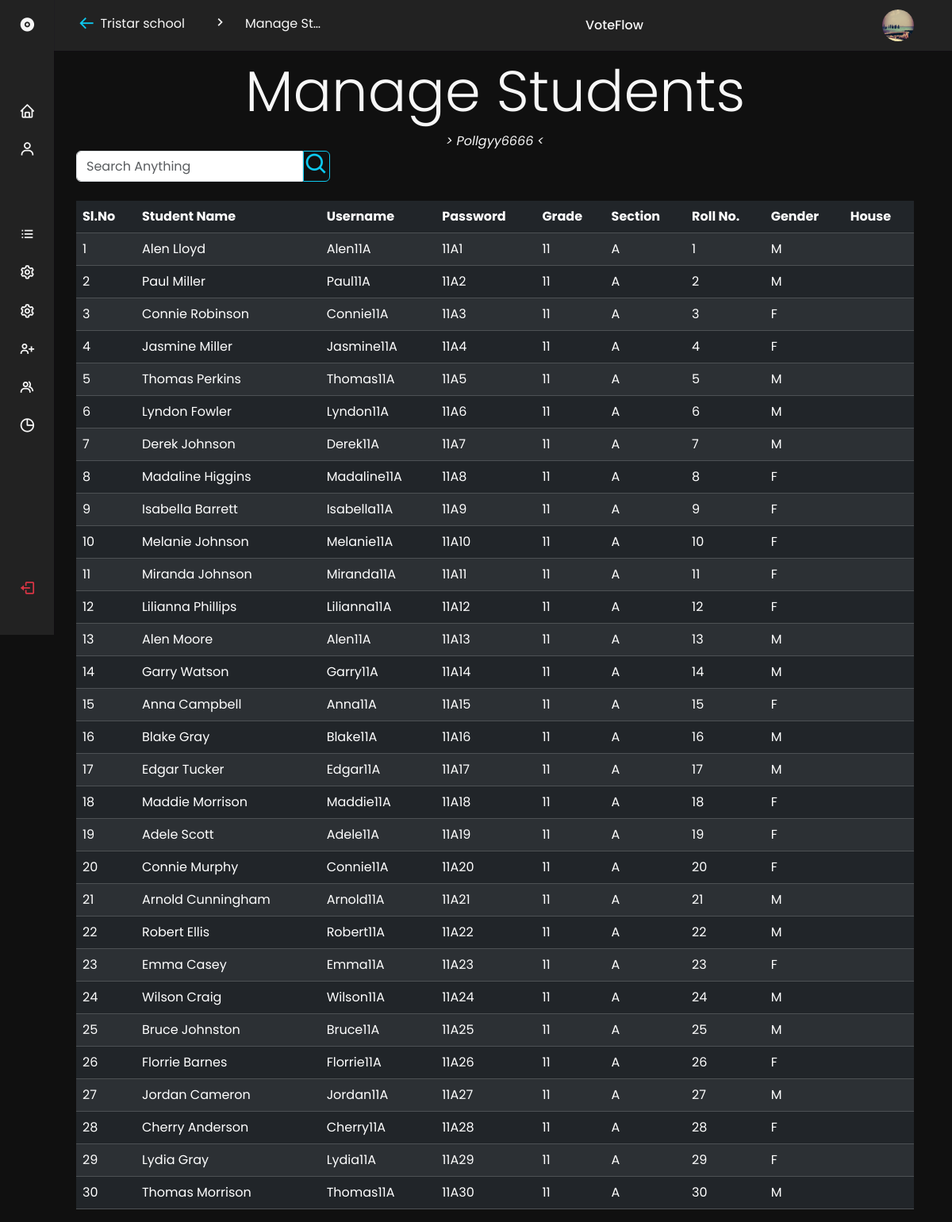
The page /polls/2/manage-students (signed in) on the database its author committed.
### VoteFlow/models.py (models this page shows, shortened)
class School(UserMixin, db.Model):
    id = db.Column(db.Integer, primary_key=True)
    admin_username = db.Column(db.String, unique=True, nullable=False)
    name = db.Column(db.String, unique=True, nullable=False)
    abbr = db.Column(db.String, unique=True, nullable=False)
    email = db.Column(db.String, unique=True, nullable=False)
    password = db.Column(db.String, unique=True, nullable=False)
    school_logo = db.Column(db.String, nullable=False)
    polls = db.relationship("Poll")
    def __repr__(self):
        return f"School('{self.name}', '{self.abbr}', '{self.admin_username}')"

class Poll(db.Model):
    id = db.Column(db.Integer, primary_key=True)
    name = db.Column(db.String, nullable=False)
    houses = db.Column(db.PickleType, nullable=True)
    posts = db.Column(db.PickleType, nullable=False)
    year = db.Column(db.String, nullable=False)
    status = db.Column(db.String, nullable=False)
    total_votes = db.Column(db.Integer, default=0)
    total_voted = db.Column(db.Integer, default=0)
    students = db.relationship("Student")
    candidates = db.relationship("Candidate")
    school_id = db.Column(db.Integer, db.ForeignKey("school.id"))

class Student(UserMixin, db.Model):
    id = db.Column(db.Integer, primary_key=True)
    full_name = db.Column(db.String, nullable=False)
    username = db.Column(db.String, nullable=False)
    password = db.Column(db.String, nullable=False)
    grade = db.Column(db.Integer, nullable=False)
    section = db.Column(db.String, nullable=False)
    roll_no = db.Column(db.String, nullable=False)
    gender = db.Column(db.String, nullable=True)
    house = db.Column(db.String, nullable=True)
    voted = db.Column(db.Boolean)
    school_id = db.Column(db.Integer, db.ForeignKey("school.id"))
    poll_id = db.Column(db.Integer, db.ForeignKey("poll.id"))
    def __repr__(self):
        return f"Student('{self.school_id}', '{self.full_name}')"

### VoteFlow/polls/routes.py (the view)
@polls.route("/<poll_id>/manage-students", methods=["GET", "POST"])
@login_required
@active_sched_poll_required
def manage_students(poll_id):
    form = AddStudentForm()
    school = current_school
    poll = Poll.query.filter_by(school_id=school.id, id=poll_id).first()
    students = (
        poll.students
    )  # Student.query.filter_by(school=school_abbr, poll=poll_id).all()
    print(school)
    houses = ["RUBY", "TOPAZ", "EMERALD", "SAPPHIRE"]
    if request.method == "POST":
        gender = request.form["gender"]
        house = None
    print(students)
    return render_template(
        "polldashboard/manage-students.html",
        title="manage-students",
        students=students,
        poll=poll,
        school=school,
        form=form,
        dash_location="Manage Students",
        houses=houses,
        p_type="A2A",
        p_name=poll.name,
    )

### VoteFlow/polls/forms.py
class AddStudentForm(FlaskForm):
    student_name = StringField(
        "Student Name", validators=[DataRequired(), Length(min=2, max=100)]
    )
    grade = IntegerField("Grade", validators=[DataRequired()])
    section = StringField("Section", validators=[DataRequired(), Length(min=1, max=10)])
    roll_no = StringField(
        "Roll Number", validators=[DataRequired(), Length(min=1, max=20)]
    )
    gender = SelectField(
        "Gender",
        choices=[("Male", "Male"), ("Female", "Female"), ("Other", "Other")],
        validators=[Optional()],
    )
    house = StringField("House", validators=[Optional(), Length(max=50)])
    submit = SubmitField("Add")

### VoteFlow/models.py (called while the page is built)
@login_manager.user_loader
def load_user(user_id):
    user = User.query.get(int(user_id))
    print("USER_ID:", user_id)
    print("USER_QUERIED:", user_id)
    if not user:
        return None
    if user.user_type == "student":
        return Student.query.get(user.user_id)
    elif user.user_type == "school":
        return School.query.get(user.user_id)
    return None

### VoteFlow/polls/utils.py (called while the page is built)
def active_sched_poll_required(func):
    @wraps(func)
    def func_wrapper(poll_id):
        poll = Poll.query.filter_by(school_id=current_user.id, id=poll_id).first()
        if not poll:
            abort(404)
        if poll.status != "Archived":
            return func(poll_id)
        else:
            flash(
                f"This Poll has been Archived! The Dashboard cannot be viewed for a Archived Poll",
                "danger",
            )
            return redirect(url_for("polls.home"))
    return func_wrapper

### VoteFlow/templates/polldashboard/manage-students.html (shortened to what this page needs)
{%extends 'polldashboard/polldashboardbase.html'%}
{%block viewer %}
<div class="namebar">
  <h1 class="d-flex justify-content-center display-2">Manage Students</h1>
  <div class="d-flex justify-content-center"><i class="d-flex siden">&gt; {{p_name}} &lt;</i></div>
</div>
{% if students %}
<div class="input-grounp topbar d-flex" style="max-width: 20rem">
  <input type="search" class="form-control rounded-end-0"  id="inputfield" placeholder="Search Anything">
  <span class="input-grounp-text border border-info rounded-end"><i class="bx bx-search text-info" style="font-size:2rem"></i></span>
</div>
<br>
<div class="d-flex w-100 overflow-auto">
<table class="table table-striped table-dark restable w-100" id="student_table">
  <thead>
    <tr>
      <th scope="col">Sl.No</th>
      <th scope="col">Student Name</th>
      <th scope="col">Username</th>
      <th scope="col">Password</th>
      <th scope="col">Grade</th>
      <th scope="col">Section</th>
      <th scope="col">Roll No.</th>
      <th scope="col">Gender</th>
      <th scope="col">House</th>
    </tr>
  </thead>
  <tbody id="student_table_body">
    {% for student in students %}
    <form action="" method="post">
      <tr>
        <td scope="row">{{loop.index}}</td>
        <td scope="row">{{student.full_name}}</td>
        <td class="align-middle">
          {{student.username}}
        </td>
        <td class="align-middle">
          {{student.password}}
        </td>
        <td class="align-middle">
          {{student.grade}}
        </td>
        <td class="align-middle">
          {{student.section}}
        </td>
        <td class="align-middle">
          {{student.roll_no}}
        </td>
        <td class="align-middle">
          {{student.gender}}
        </td>
        <td class="align-middle">
        </td>
      </tr>
    </form>
    {% endfor %}
  </tbody>
</table>
</div>
{% else %}
<center style="margin-top: 7rem;">
  <div class="display-2 border border-info rounded">
    No Students<br> Yet !!!
  </div>
</center>
{% endif %}
{%endblock viewer %}

### VoteFlow/templates/polldashboard/polldashboardbase.html (shortened to what this page needs)
<!doctype html>
<html lang="en">
  <head>
    <link
      rel="stylesheet"
      href="https://code.getmdl.io/1.3.0/material.cyan-light_blue.min.css"
    />
    <link
      rel="stylesheet"
      href="https://cdn.jsdelivr.net/npm/bootstrap@5.3.2/dist/css/bootstrap.min.css"
    />
    <link
      rel="stylesheet"
      href="https://cdn.jsdelivr.net/npm/boxicons@latest/css/boxicons.min.css"
    />
    <link
      rel="stylesheet"
      href="{{url_for('static',filename='css/sidebarsubmenus.css')}}"
    />
  </head>
  <body>
    <header class="header">
      <div class="header__container">
        <img
          src="{{url_for('static',filename=school.school_logo)}}"
          alt=""
          class="header__img"
        />
        <div class="">
          <a class="navbar-brand" href="#">
            <div class="row">
              <div class="col-1">
                <i
                  class="bx bx-arrow-back text-info"
                  style="padding-left: 2px; font-size: 1.4rem"
                  id="arrow"
                  onclick="window.history.back();"
                ></i>
              </div>
              <div class="col-5 text-truncate text-break">{{school.name}}</div>
              <div class="col-1 m-0 p-0">
                <i class="bx bx-chevron-right" style="font-size: 1.3rem"></i>
              </div>
              <div class="col-4 text-truncate text-break">
                {{ dash_location }}
              </div>
            </div>
          </a>
        </div>
        <a href="#" class="header__logo">VoteFlow</a>
      </div>
    </header>
    <div class="nav" id="navbar">
      <nav class="nav__container">
        <div>
          <a href="#" class="nav__link nav__logo">
            <i class="bx bxs-disc nav__icon"></i>
          </a>
          <div class="nav__list">
            <div class="nav__items">
              <a
                href="{{ url_for('polls.dashboard_home',poll_id=poll.id)}}"
                class="nav__link {%if dash_location=='Home'%}active{%endif%}"
              >
                <i class="bx bx-home nav__icon"></i>
              </a>
              <div class="nav__dropdown">
                <a href="#" class="nav__link">
                  <i class="bx bx-user nav__icon"></i>
                </a>
              </div>
            </div>
            <div class="nav__items">
              <a
                href="{{ url_for('polls.home', school_abbr=school.school_abbr)}}"
                class="nav__link"
              >
                <i class="bx bx-list-ul nav__icon"></i>
              </a>
              <a
                class="nav__link {%if dash_location=='Manage-Students'%}active{%endif%}"
                href="{{ url_for('polls.manage_students',  poll_id=poll.id)}}"
              >
                <i class="bx bx-cog nav__icon"></i>
              </a>
              <a
                class="nav__link {%if dash_location=='Manage-Candidates'%}active{%endif%}"
                href="{{url_for('polls.manage_candidates',poll_id=poll.id)}}"
              >
                <i class="bx bx-cog nav__icon"></i>
              </a>
              <a
                class="nav__link {%if dash_location=='Add-Students'%}active{%endif%}"
                href="{{ url_for('polls.add_students',  poll_id=poll.id) }}"
              >
                <i class="bx bx-user-plus nav__icon"></i>
              </a>
              <a
                class="nav__link {%if dash_location=='Add-Candidates'%}active{%endif%}"
                href="{{ url_for('polls.add_candidates',  poll_id=poll.id) }}"
              >
                <i class="bx bx-group nav__icon"></i>
              </a>
              <a
                class="nav__link {%if dash_location=='Results'%}active{%endif%}"
                href="{{ url_for('polls.results',  poll_id=poll.id) }}"
              >
                <i class="bx bx-pie-chart-alt nav__icon"></i
                ><span class="nav__name"> Election Results</span>
              </a>
            </div>
          </div>
        </div>
        <a
          href="{{url_for('auth.user_logout')}}"
          class="text-danger nav__link nav__logout"
        >
          <i class="bx bx-log-out nav__icon"></i>
        </a>
      </nav>
    </div>
    <main>
      {% block viewer %} {% endblock viewer %}
    </main>
  </body>
</html>

### VoteFlow/static/css/sidebarsubmenus.css (style rules this page uses)
:root { --header-height: 3.5rem; --nav-width: 219px; --first-color: #0bc3d8; --first-color-light: #f4f0fa; --title-color: #f7f7f7; --text-color: #f7f7f7; --text-color-light: #f7f7f7; --body-color: #101010; --container-color: #222222; --body-font: "Poppins", sans-serif; --normal-font-size: 0.938rem; --small-font-size: 0.75rem; --smaller-font-size: 0.75rem; --font-medium: 500; --font-semi-bold: 600; --z-fixed: 100; }
@media screen and (min-width: 1024px) { :root { --normal-font-size: 1rem; --small-font-size: 0.875rem; --smaller-font-size: 0.813rem; } }
body { margin: var(--header-height) 0 0 0; padding: 1rem 1rem 0; font-family: var(--body-font); font-size: var(--normal-font-size); background-color: var(--body-color); color: var(--text-color); }
a { text-decoration: none; }
img { max-width: 100%; height: auto; }
.header { position: fixed; top: 0; left: 0; width: 100%; background-color: var(--container-color); box-shadow: 0 1px 0 rgba(22, 8, 43, 0.1); padding: 0 1rem; z-index: var(--z-fixed); }
.header__container { display: flex; align-items: center; height: var(--header-height); justify-content: space-between; }
.header__img { width: 35px; height: 35px; border-radius: 50%; }
.header__logo { color: var(--title-color); font-weight: var(--font-medium); display: none; }
.nav { position: fixed; top: 0; left: -100%; height: 100vh; padding: 1rem 1rem 0; background-color: var(--container-color); box-shadow: 1px 0 0 rgba(22, 8, 43, 0.1); z-index: var(--z-fixed); transition: 0.4s; }
.nav__container { height: 100%; display: flex; flex-direction: column; justify-content: space-between; padding-bottom: 3rem; overflow: auto; scrollbar-width: none; }
.nav__logo { font-weight: var(--font-semi-bold); margin-bottom: 2.5rem; }
.nav__list, .nav__items { display: grid; }
.nav__list { row-gap: 2.5rem; }
.nav__items { row-gap: 1.5rem; }
.nav__link { display: flex; align-items: center; color: var(--text-color); }
.nav__icon { font-size: 1.2rem; margin-right: 0.5rem; }
.nav__logout { margin-top: 5rem; }
.nav__dropdown { overflow: hidden; max-height: 21px; transition: 0.4s ease-in-out; }
@media screen and (min-width: 768px) { body { padding: 1rem 3rem 0 6rem; } }
@media screen and (min-width: 768px) { .header { padding: 0 3rem 0 6rem; } }
@media screen and (min-width: 768px) { .header__container { height: calc(var(--header-height) + 0.5rem); } }
@media screen and (min-width: 768px) { .header__logo { display: block; } }
@media screen and (min-width: 768px) { .header__img { width: 40px; height: 40px; order: 1; } }
@media screen and (min-width: 768px) { .nav { left: 0; padding: 1.2rem 1.5rem 0; width: 68px; } }
@media screen and (min-width: 768px) { .nav__items { row-gap: 1.7rem; } }
@media screen and (min-width: 768px) { .nav__icon { font-size: 1.3rem; } }

### rows shown on the page
School: school_logo (picture), name "Tristar school"
Poll: name "Pollgyy6666"
Student: full_name "Alen Lloyd", username "Alen11A", password "11A1", grade "11", section "A", roll_no "1", gender "M"
Student: full_name "Paul Miller", username "Paul11A", password "11A2", grade "11", section "A", roll_no "2", gender "M"
Student: full_name "Connie Robinson", username "Connie11A", password "11A3", grade "11", section "A", roll_no "3", gender "F"
Student: full_name "Jasmine Miller", username "Jasmine11A", password "11A4", grade "11", section "A", roll_no "4", gender "F"
Student: full_name "Thomas Perkins", username "Thomas11A", password "11A5", grade "11", section "A", roll_no "5", gender "M"
Student: full_name "Lyndon Fowler", username "Lyndon11A", password "11A6", grade "11", section "A", roll_no "6", gender "M"
Student: full_name "Derek Johnson", username "Derek11A", password "11A7", grade "11", section "A", roll_no "7", gender "M"
Student: full_name "Madaline Higgins", username "Madaline11A", password "11A8", grade "11", section "A", roll_no "8", gender "F"
Student: full_name "Isabella Barrett", username "Isabella11A", password "11A9", grade "11", section "A", roll_no "9", gender "F"
Student: full_name "Melanie Johnson", username "Melanie11A", password "11A10", grade "11", section "A", roll_no "10", gender "F"
Student: full_name "Miranda Johnson", username "Miranda11A", password "11A11", grade "11", section "A", roll_no "11", gender "F"
Student: full_name "Lilianna Phillips", username "Lilianna11A", password "11A12", grade "11", section "A", roll_no "12", gender "F"
Student: full_name "Alen Moore", username "Alen11A", password "11A13", grade "11", section "A", roll_no "13", gender "M"
Student: full_name "Garry Watson", username "Garry11A", password "11A14", grade "11", section "A", roll_no "14", gender "M"
Student: full_name "Anna Campbell", username "Anna11A", password "11A15", grade "11", section "A", roll_no "15", gender "F"
Student: full_name "Blake Gray", username "Blake11A", password "11A16", grade "11", section "A", roll_no "16", gender "M"
Student: full_name "Edgar Tucker", username "Edgar11A", password "11A17", grade "11", section "A", roll_no "17", gender "M"
Student: full_name "Maddie Morrison", username "Maddie11A", password "11A18", grade "11", section "A", roll_no "18", gender "F"
Student: full_name "Adele Scott", username "Adele11A", password "11A19", grade "11", section "A", roll_no "19", gender "F"
Student: full_name "Connie Murphy", username "Connie11A", password "11A20", grade "11", section "A", roll_no "20", gender "F"
Student: full_name "Arnold Cunningham", username "Arnold11A", password "11A21", grade "11", section "A", roll_no "21", gender "M"
Student: full_name "Robert Ellis", username "Robert11A", password "11A22", grade "11", section "A", roll_no "22", gender "M"
Student: full_name "Emma Casey", username "Emma11A", password "11A23", grade "11", section "A", roll_no "23", gender "F"
Student: full_name "Wilson Craig", username "Wilson11A", password "11A24", grade "11", section "A", roll_no "24", gender "M"
Student: full_name "Bruce Johnston", username "Bruce11A", password "11A25", grade "11", section "A", roll_no "25", gender "M"
Student: full_name "Florrie Barnes", username "Florrie11A", password "11A26", grade "11", section "A", roll_no "26", gender "F"
Student: full_name "Jordan Cameron", username "Jordan11A", password "11A27", grade "11", section "A", roll_no "27", gender "M"
Student: full_name "Cherry Anderson", username "Cherry11A", password "11A28", grade "11", section "A", roll_no "28", gender "F"
Student: full_name "Lydia Gray", username "Lydia11A", password "11A29", grade "11", section "A", roll_no "29", gender "F"
Student: full_name "Thomas Morrison", username "Thomas11A", password "11A30", grade "11", section "A", roll_no "30", gender "M"

### other values the page prints
{{ dash_location }} "Manage St…"
